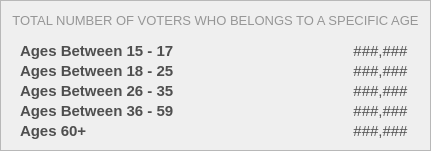
    <widget class="QFrame" name="demo_framePopulationOverview_3">
     <property name="geometry">
      <rect>
       <x>450</x>
       <y>260</y>
       <width>431</width>
       <height>151</height>
      </rect>
     </property>
     <property name="styleSheet">
      <string notr="true">#demo_framePopulationOverview_3{
	background-color: #fcfcfc;
}</string>
     </property>
     <property name="frameShape">
      <enum>QFrame::Shape::StyledPanel</enum>
     </property>
     <property name="frameShadow">
      <enum>QFrame::Shadow::Raised</enum>
     </property>
     <widget class="QLabel" name="voter_60P">
      <property name="geometry">
       <rect>
        <x>350</x>
        <y>120</y>
        <width>61</width>
        <height>21</height>
       </rect>
      </property>
      <property name="font">
       <font>
        <family>Arial</family>
        <pointsize>11</pointsize>
        <bold>false</bold>
       </font>
      </property>
      <property name="styleSheet">
       <string notr="true">#voter_60P {
	background-color: transparent;
	color: #4f4f4f;
}
</string>
      </property>
      <property name="text">
       <string>###,###</string>
      </property>
      <property name="alignment">
       <set>Qt::AlignmentFlag::AlignCenter</set>
      </property>
     </widget>
     <widget class="QLabel" name="voter_26_35">
      <property name="geometry">
       <rect>
        <x>350</x>
        <y>80</y>
        <width>61</width>
        <height>21</height>
       </rect>
      </property>
      <property name="font">
       <font>
        <family>Arial</family>
        <pointsize>11</pointsize>
        <bold>false</bold>
       </font>
      </property>
      <property name="styleSheet">
       <string notr="true">#voter_26_35 {
	background-color: transparent;
	color: #4f4f4f;
}
</string>
      </property>
      <property name="text">
       <string>###,###</string>
      </property>
      <property name="alignment">
       <set>Qt::AlignmentFlag::AlignCenter</set>
      </property>
     </widget>
     <widget class="QLabel" name="voter_36_59">
      <property name="geometry">
       <rect>
        <x>350</x>
        <y>100</y>
        <width>61</width>
        <height>21</height>
       </rect>
      </property>
      <property name="font">
       <font>
        <family>Arial</family>
        <pointsize>11</pointsize>
        <bold>false</bold>
       </font>
      </property>
      <property name="styleSheet">
       <string notr="true">#voter_36_59 {
	background-color: transparent;
	color: #4f4f4f;
}
</string>
      </property>
      <property name="text">
       <string>###,###</string>
      </property>
      <property name="alignment">
       <set>Qt::AlignmentFlag::AlignCenter</set>
      </property>
     </widget>
     <widget class="QLabel" name="voter_label_26_35">
      <property name="geometry">
       <rect>
        <x>20</x>
        <y>80</y>
        <width>201</width>
        <height>21</height>
       </rect>
      </property>
      <property name="font">
       <font>
        <family>Arial</family>
        <pointsize>11</pointsize>
        <bold>true</bold>
       </font>
      </property>
      <property name="styleSheet">
       <string notr="true">#voter_label_26_35 {
	background-color: transparent;
	color: #4f4f4f;
}
</string>
      </property>
      <property name="text">
       <string>Ages Between 26 - 35</string>
      </property>
      <property name="alignment">
       <set>Qt::AlignmentFlag::AlignLeading|Qt::AlignmentFlag::AlignLeft|Qt::AlignmentFlag::AlignVCenter</set>
      </property>
     </widget>
     <widget class="QLabel" name="voter_label_36_59">
      <property name="geometry">
       <rect>
        <x>20</x>
        <y>100</y>
        <width>201</width>
        <height>21</height>
       </rect>
      </property>
      <property name="font">
       <font>
        <family>Arial</family>
        <pointsize>11</pointsize>
        <bold>true</bold>
       </font>
      </property>
      <property name="styleSheet">
       <string notr="true">#voter_label_36_59 {
	background-color: transparent;
	color: #4f4f4f;
}
</string>
      </property>
      <property name="text">
       <string>Ages Between 36 - 59</string>
      </property>
      <property name="alignment">
       <set>Qt::AlignmentFlag::AlignLeading|Qt::AlignmentFlag::AlignLeft|Qt::AlignmentFlag::AlignVCenter</set>
      </property>
     </widget>
     <widget class="QLabel" name="voter_label_60">
      <property name="geometry">
       <rect>
        <x>20</x>
        <y>120</y>
        <width>141</width>
        <height>21</height>
       </rect>
      </property>
      <property name="font">
       <font>
        <family>Arial</family>
        <pointsize>11</pointsize>
        <bold>true</bold>
       </font>
      </property>
      <property name="styleSheet">
       <string notr="true">#voter_label_60 {
	background-color: transparent;
	color: #4f4f4f;
}
</string>
      </property>
      <property name="text">
       <string>Ages 60+</string>
      </property>
      <property name="alignment">
       <set>Qt::AlignmentFlag::AlignLeading|Qt::AlignmentFlag::AlignLeft|Qt::AlignmentFlag::AlignVCenter</set>
      </property>
     </widget>
     <widget class="QLabel" name="voter_18_25">
      <property name="geometry">
       <rect>
        <x>350</x>
        <y>60</y>
        <width>61</width>
        <height>21</height>
       </rect>
      </property>
      <property name="font">
       <font>
        <family>Arial</family>
        <pointsize>11</pointsize>
        <bold>false</bold>
       </font>
      </property>
      <property name="styleSheet">
       <string notr="true">#voter_18_25 {
	background-color: transparent;
	color: #4f4f4f;
}
</string>
      </property>
      <property name="text">
       <string>###,###</string>
      </property>
      <property name="alignment">
       <set>Qt::AlignmentFlag::AlignCenter</set>
      </property>
     </widget>
     <widget class="QLabel" name="voter_label_18_25">
      <property name="geometry">
       <rect>
        <x>20</x>
        <y>60</y>
        <width>201</width>
        <height>21</height>
       </rect>
      </property>
      <property name="font">
       <font>
        <family>Arial</family>
        <pointsize>11</pointsize>
        <bold>true</bold>
       </font>
      </property>
      <property name="styleSheet">
       <string notr="true">#voter_label_18_25 {
	background-color: transparent;
	color: #4f4f4f;
}
</string>
      </property>
      <property name="text">
       <string>Ages Between 18 - 25</string>
      </property>
      <property name="alignment">
       <set>Qt::AlignmentFlag::AlignLeading|Qt::AlignmentFlag::AlignLeft|Qt::AlignmentFlag::AlignVCenter</set>
      </property>
     </widget>
     <widget class="QLabel" name="label_desc2_3">
      <property name="geometry">
       <rect>
        <x>0</x>
        <y>10</y>
        <width>431</width>
        <height>20</height>
       </rect>
      </property>
      <property name="font">
       <font>
        <family>Arial</family>
        <pointsize>10</pointsize>
       </font>
      </property>
      <property name="styleSheet">
       <string notr="true">#label_desc2_3{
	color: #969696;
}</string>
      </property>
      <property name="text">
       <string>TOTAL NUMBER OF VOTERS WHO BELONGS TO A SPECIFIC AGE</string>
      </property>
      <property name="alignment">
       <set>Qt::AlignmentFlag::AlignCenter</set>
      </property>
     </widget>
     <widget class="QLabel" name="voter_15_17">
      <property name="geometry">
       <rect>
        <x>350</x>
        <y>40</y>
        <width>61</width>
        <height>21</height>
       </rect>
      </property>
      <property name="font">
       <font>
        <family>Arial</family>
        <pointsize>11</pointsize>
        <bold>false</bold>
       </font>
      </property>
      <property name="styleSheet">
       <string notr="true">#voter_15_17 {
	background-color: transparent;
	color: #4f4f4f;
}
</string>
      </property>
      <property name="text">
       <string>###,###</string>
      </property>
      <property name="alignment">
       <set>Qt::AlignmentFlag::AlignCenter</set>
      </property>
     </widget>
     <widget class="QLabel" name="voter_label_15_17">
      <property name="geometry">
       <rect>
        <x>20</x>
        <y>40</y>
        <width>201</width>
        <height>21</height>
       </rect>
      </property>
      <property name="font">
       <font>
        <family>Arial</family>
        <pointsize>11</pointsize>
        <bold>true</bold>
       </font>
      </property>
      <property name="styleSheet">
       <string notr="true">#voter_label_15_17 {
	background-color: transparent;
	color: #4f4f4f;
}
</string>
      </property>
      <property name="text">
       <string>Ages Between 15 - 17</string>
      </property>
      <property name="alignment">
       <set>Qt::AlignmentFlag::AlignLeading|Qt::AlignmentFlag::AlignLeft|Qt::AlignmentFlag::AlignVCenter</set>
      </property>
     </widget>
    </widget>
